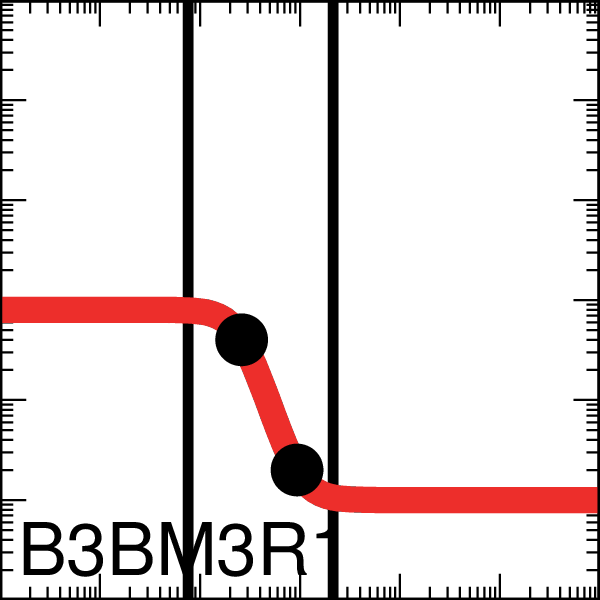

This figure's gnuplot source:

set output "SimAnnealing_0x00_001_A000_xfer_model_B3_BM3R1.eps"
set terminal postscript eps enhanced color "Helvetica, 35" size 2,2
set logscale x
set logscale y
set lmargin screen 0.0
set rmargin screen 1.0
set tmargin screen 1.0
set bmargin screen 0.0
set size ratio 1.0
set border linewidth 2
set tics scale 2
set mxtics 10
set mytics 10
set key bottom left
set key samplen -1
set xrange [0.001:1000.0]
set yrange [0.001:1000.0]
set format y "10^{%L}"    
set format x "10^{%L}"    
set format x ""    
set xlabel '00101010'
set arrow from 0.07616514632963083,0.001 to 0.07616514632963083,1000.0 nohead lw 10 lt 2 lc rgb '#000000'
set arrow from 2.151923355936847,0.001 to 2.151923355936847,1000.0 nohead lw 10 lt 2 lc rgb '#000000'
ymin = 0.01
ymax = 0.8
K = 0.26
n = 3.4
set dummy x

plot ymin+(ymax-ymin)/(1.0+(x/K)**n) lw 25 lc rgb '#EE2F2B' title 'B3BM3R1',\
 "<echo '1 2'" using (0.261943294):(0.399999999937843)  with points pt 7 ps 4 lc rgb 'black' notitle,\
 "<echo '1 2'" using (0.936422328):(0.020000000006663757)  with points pt 7 ps 4 lc rgb 'black' notitle
